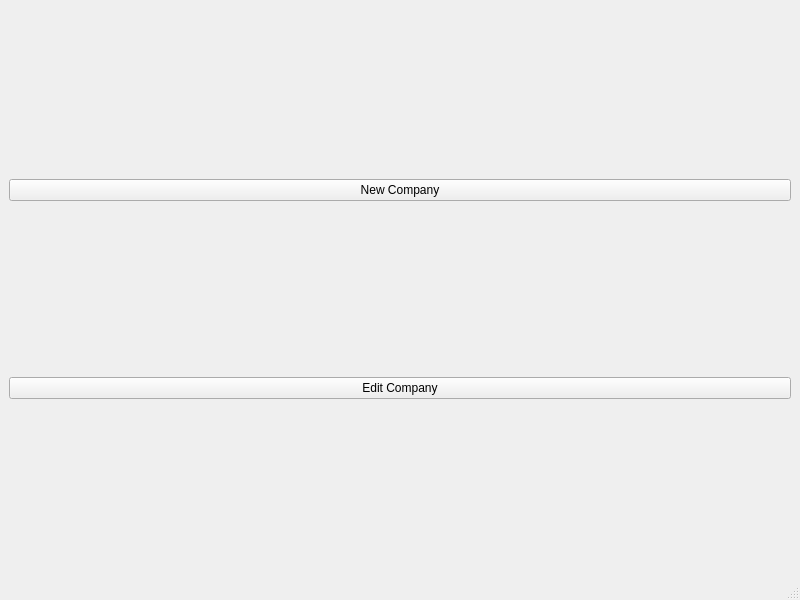
<?xml version="1.0" encoding="UTF-8"?>
<ui version="4.0">
 <class>TimeTrackerConfigurationWidget</class>
 <widget class="QMainWindow" name="TimeTrackerConfigurationWidget">
  <property name="geometry">
   <rect>
    <x>0</x>
    <y>0</y>
    <width>800</width>
    <height>600</height>
   </rect>
  </property>
  <property name="windowTitle">
   <string>Time Tracker Configuration</string>
  </property>
  <widget class="QWidget" name="centralwidget">
   <layout class="QVBoxLayout" name="verticalLayout">
    <item>
     <widget class="QPushButton" name="btnNewCompany">
      <property name="text">
       <string>New Company</string>
      </property>
     </widget>
    </item>
    <item>
     <widget class="QPushButton" name="btnEditCompany">
      <property name="text">
       <string>Edit Company</string>
      </property>
     </widget>
    </item>
   </layout>
  </widget>
  <widget class="QMenuBar" name="menubar">
   <property name="geometry">
    <rect>
     <x>0</x>
     <y>0</y>
     <width>800</width>
     <height>20</height>
    </rect>
   </property>
  </widget>
  <widget class="QStatusBar" name="statusbar"/>
 </widget>
 <resources/>
 <connections/>
</ui>
